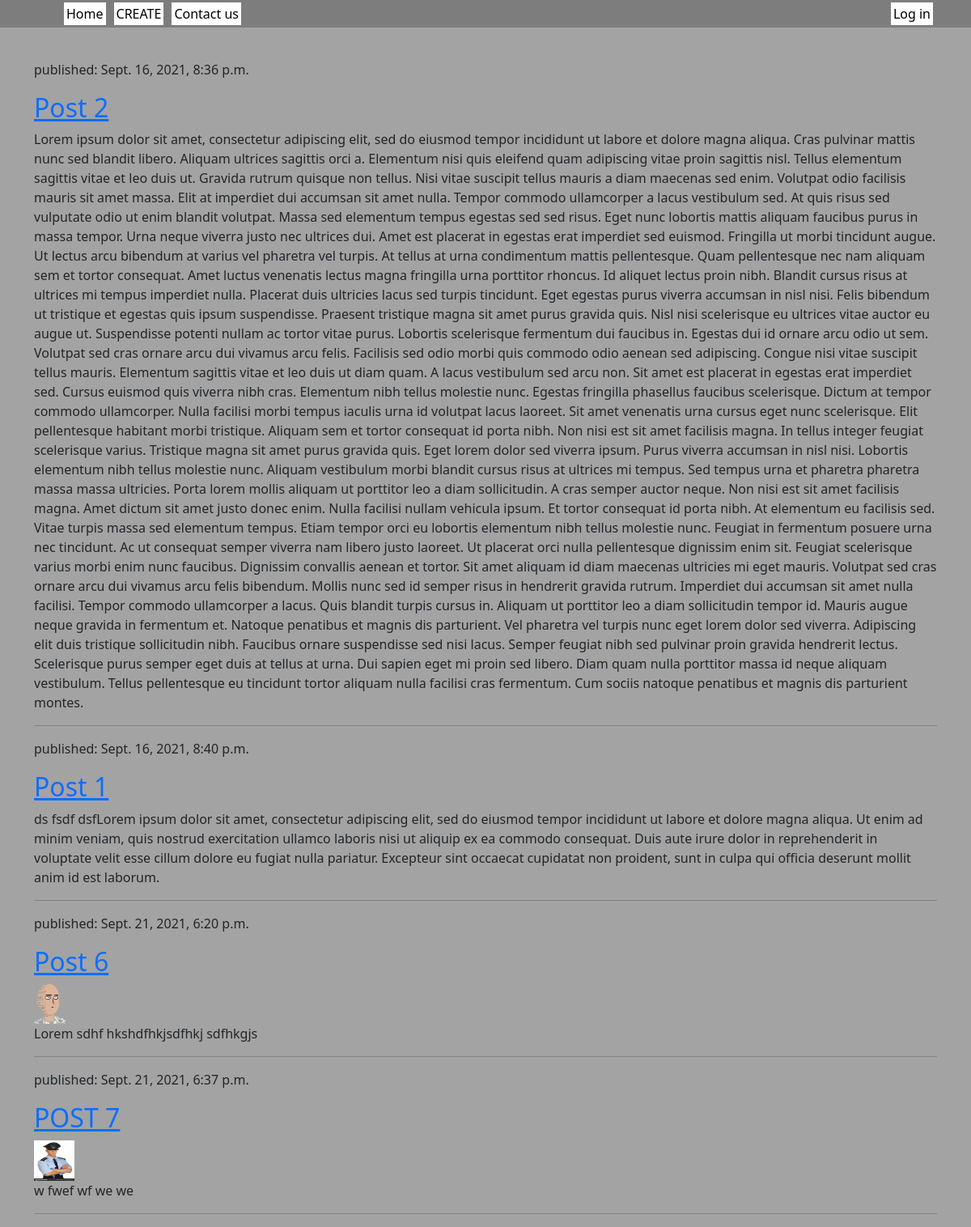
The page / on the database its author committed.
### blog/models.py (models this page shows, shortened)
class Post(models.Model):
    author = models.ForeignKey('auth.User', on_delete=models.DO_NOTHING)
    title = models.CharField(max_length=200, null=False)
    text = models.TextField(null=False)
    create_date = models.DateTimeField(default=timezone.now)
    publish_date = models.DateTimeField(null=True)
    image = models.ImageField(upload_to='images', blank=True)

### blog/views.py (the view)
# urls.py: url(r'^$', views.post_list, name='post_list'),
def post_list(request):
    posts = Post.objects.filter(
        publish_date__lte=timezone.now()).order_by('publish_date')
    return render(request, 'blog/post_lists.html', {'posts': posts})

### blog/templates/blog/post_lists.html
{% extends 'blog/base.html' %}
{% block content %}
{% for post in posts %}
<div class="post">
    <div class="date">
        <p>published: {{ post.publish_date }}</p>
    </div>
    <h2><a href="{% url 'post_detail' pk=post.pk %}">{{ post.title }}</a></h2>
    {% if post.image %}
    <img src="{{ post.image.url }}" alt="{{ post.title }}" width="50" height="50">
    {% endif %}
    <p>{{ post.text }}</p>
    <hr>
</div>
{% endfor %}
{% endblock %}

### blog/static/blog/css/blog.css (style rules this page uses)
body { background-color: rgb(163, 163, 163); }

### rows shown on the page
Post: publish_date "Sept. 16, 2021, 8:36 p.m.", title "Post 2", text "Lorem ipsum dolor sit amet, consectetur adipiscing elit, sed do eiusmod tempor incididunt ut labore et dolore magna aliqua. Cras pulvinar mattis nunc sed blandit libero. Aliquam ultrices sagittis orci a. Elementum nisi quis eleifend quam adipiscing vitae proin sagittis nisl. Tellus elementum sagittis vitae et leo duis ut. Gravida rutrum quisque non tellus. Nisi vitae suscipit tellus mauris a diam maecenas sed enim. Volutpat odio facilisis mauris sit amet massa. Elit at imperdiet dui accumsan sit amet nulla. Tempor commodo ullamcorper a lacus vestibulum sed. At quis risus sed vulputate odio ut enim blandit volutpat. Massa sed elementum tempus egestas sed sed risus. Eget nunc lobortis mattis…"
Post: publish_date "Sept. 16, 2021, 8:40 p.m.", title "Post 1", text "ds fsdf dsfLorem ipsum dolor sit amet, consectetur adipiscing elit, sed do eiusmod tempor incididunt ut labore et dolore magna aliqua. Ut enim ad minim veniam, quis nostrud exercitation ullamco laboris nisi ut aliquip ex ea commodo consequat. Duis aute irure dolor in reprehenderit in voluptate velit esse cillum dolore eu fugiat nulla pariatur. Excepteur sint occaecat cupidatat non proident, sunt in culpa qui officia deserunt mollit anim id est laborum."
Post: publish_date "Sept. 21, 2021, 6:20 p.m.", title "Post 6", image (picture), text "Lorem sdhf hkshdfhkjsdfhkj sdfhkgjs"
Post: publish_date "Sept. 21, 2021, 6:37 p.m.", title "POST 7", image (picture), text "w fwef wf we we"
